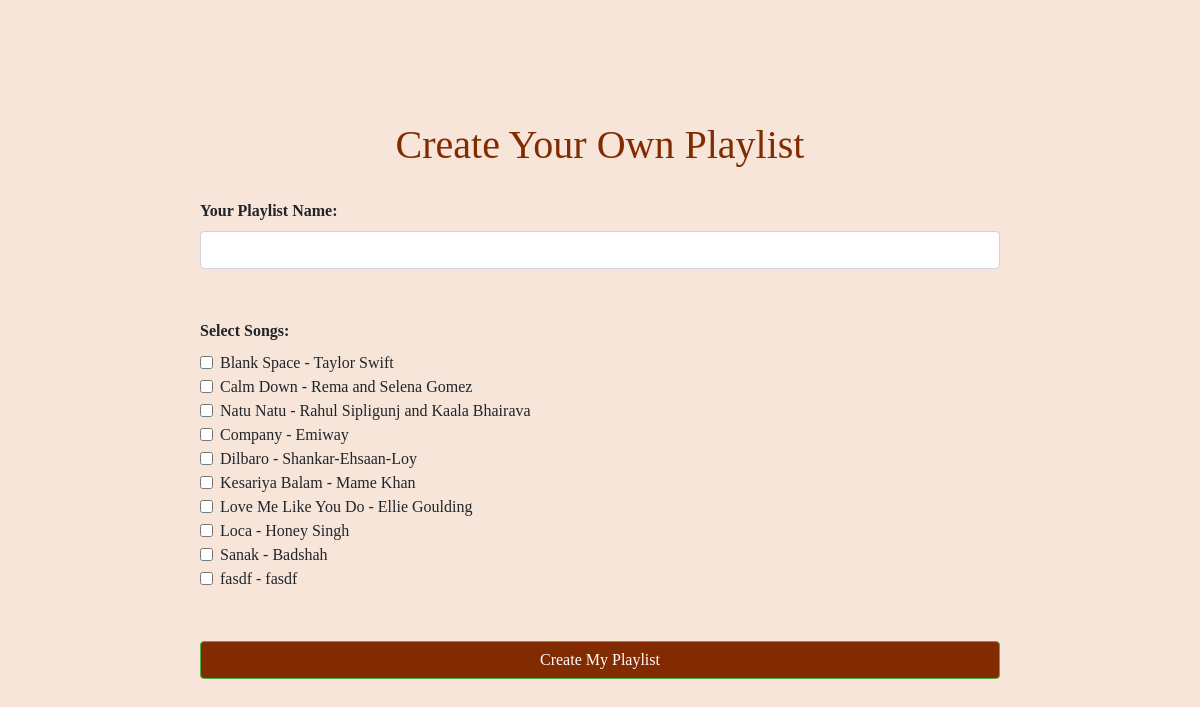
Page /myplaylist (signed in) on the committed database.
### model.py (models this page shows)
class song(db.Model):
    id = db.Column(db.Integer, primary_key=True)
    track = db.Column(db.String(255), nullable=False)
    creator = db.Column(db.String(255), nullable=False)
    lyrics = db.Column(db.Text, nullable=True)
    song_url=db.Column(db.Text)
    playlist_id = db.Column(db.Integer, db.ForeignKey('playlist.id', ondelete='CASCADE'), nullable=True)
    playlist = db.relationship('playlist', back_populates='songs')
    ratings = db.Column(db.Integer, default =0.0)

### app.py (the view, shortened to what this page needs)
@app.route('/myplaylist', methods=['GET', 'POST'])
@login_required
def myplaylist():
    print("Request method:", request.method)
    print("Form data:", request.form)
    all_songs = song.query.all()
    return render_template('myplaylist.html', all_songs=all_songs)

### app.py (called while the page is built)
@login_manager.user_loader
def load_user(user_id):
    return User.query.get(int(user_id))

### Templates/myplaylist.html (shortened to what this page needs)
<!DOCTYPE html>
<html lang="en">
<head>
    <link rel="stylesheet" href="https://stackpath.bootstrapcdn.com/bootstrap/4.3.1/css/bootstrap.min.css">
</head>
<body>
    <form method="POST" action="{{ url_for('myplaylist') }}" class="playlist-form">
        <h1>Create Your Own Playlist</h1>
        <div class="form-group">
            <label for="playlist_name">Your Playlist Name:</label>
            <input type="text" class="form-control" id="playlist_name" name="playlist_name" required>
        </div>
        <div class="form-group">
            <label>Select Songs:</label>
            {% for song in all_songs %}
                <div class="form-check">
                    <input class="form-check-input" type="checkbox" id="song_{{ song.id }}" name="selected_songs[]" value="{{ song.id }}">
                    <label class="form-check-label" for="song_{{ song.id }}">
                        {{ song.track }} - {{ song.creator }}
                    </label>
                </div>
            {% endfor %}
        </div>
        <button type="submit" class="btn btn-primary btn-block">Create My Playlist</button>
    </form>
</body>
</html>

### Templates/myplaylist.html (style rules this page uses)
body { background-color: #F7E5DA; font-family: "Times New Roman", Times, serif; display: flex; justify-content: center; align-items: center; height: 100vh; }
.playlist-form { width: 100%; max-width: 1000px; padding: 100px; border-radius: 8px; box-shadow: rgba(0, 0, 0, 0.2); background-color: #F7E5DA; }
h1 { text-align: center; margin-bottom: 30px; color: #832B00; }
.form-group { margin-bottom: 50px; }
.btn-primary { background-color: #832B00; border-color: #4caf50; }
label { font-weight: bold; }
.form-check-label { font-weight: normal; }

### rows in the picture
song: track "Blank Space", creator "Taylor Swift"
song: track "Calm Down", creator "Rema and Selena Gomez"
song: track "Natu Natu", creator "Rahul Sipligunj and Kaala Bhairava"
song: track "Company", creator "Emiway"
song: track "Dilbaro", creator "Shankar-Ehsaan-Loy"
song: track "Kesariya Balam", creator "Mame Khan"
song: track "Love Me Like You Do", creator "Ellie Goulding"
song: track "Loca", creator "Honey Singh"
song: track "Sanak", creator "Badshah"
song: track "fasdf", creator "fasdf"
